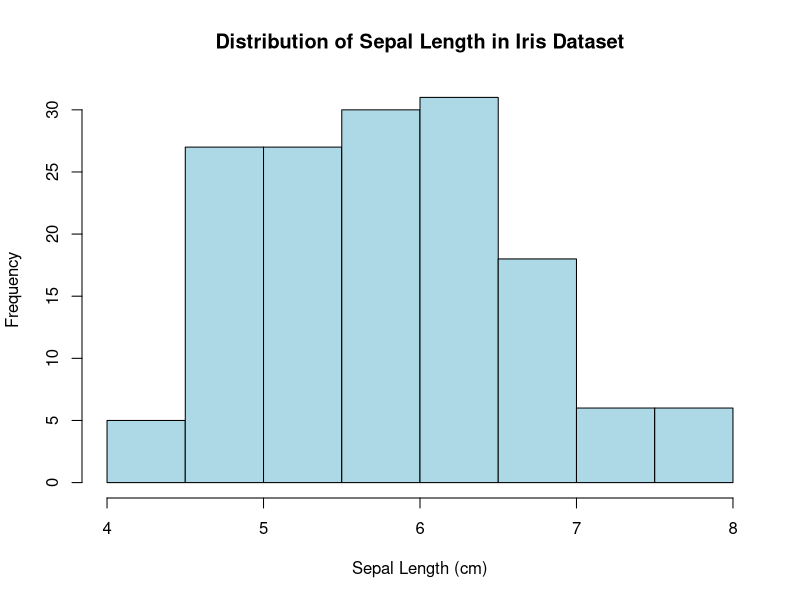
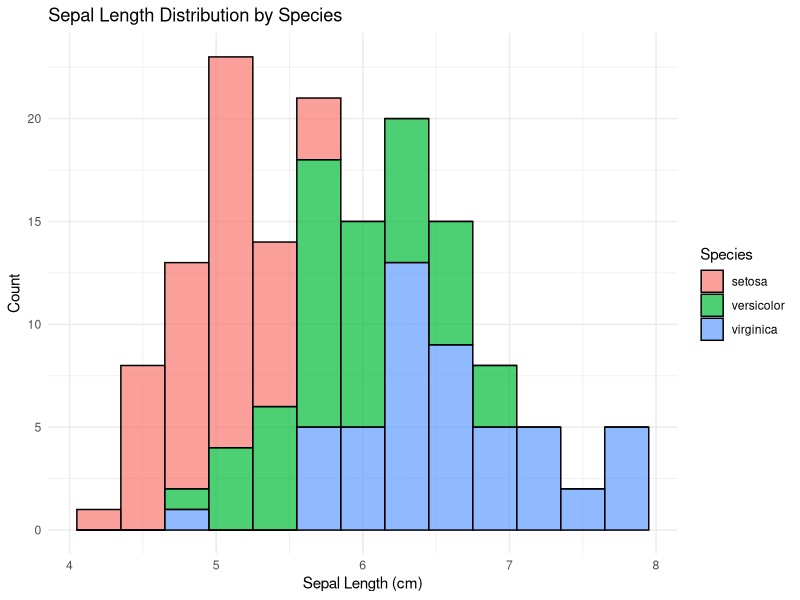
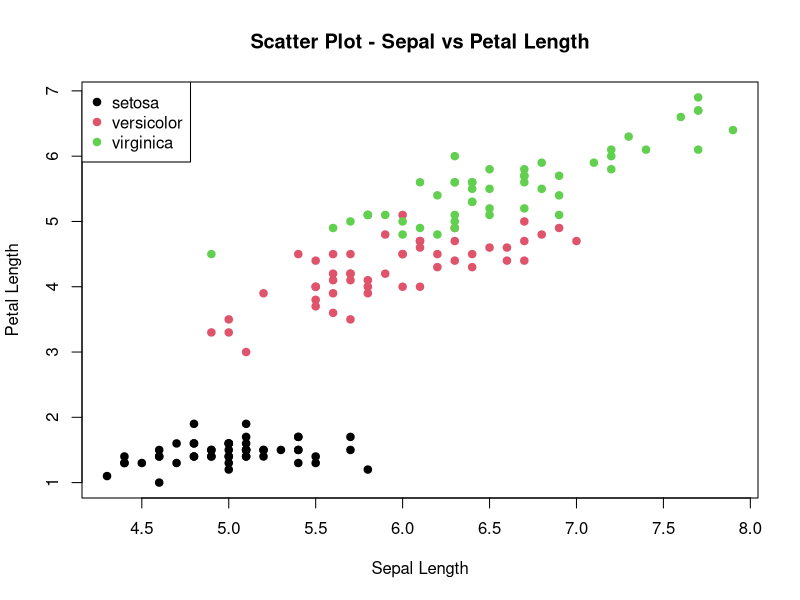
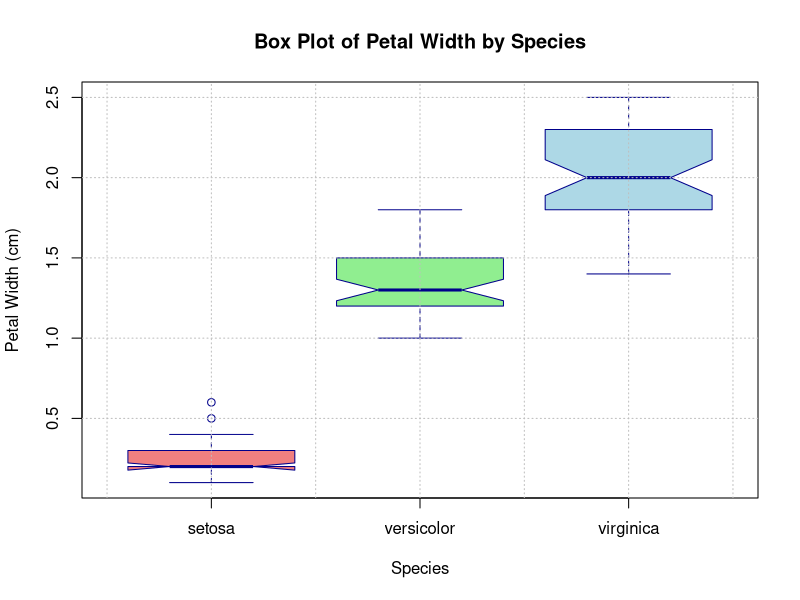
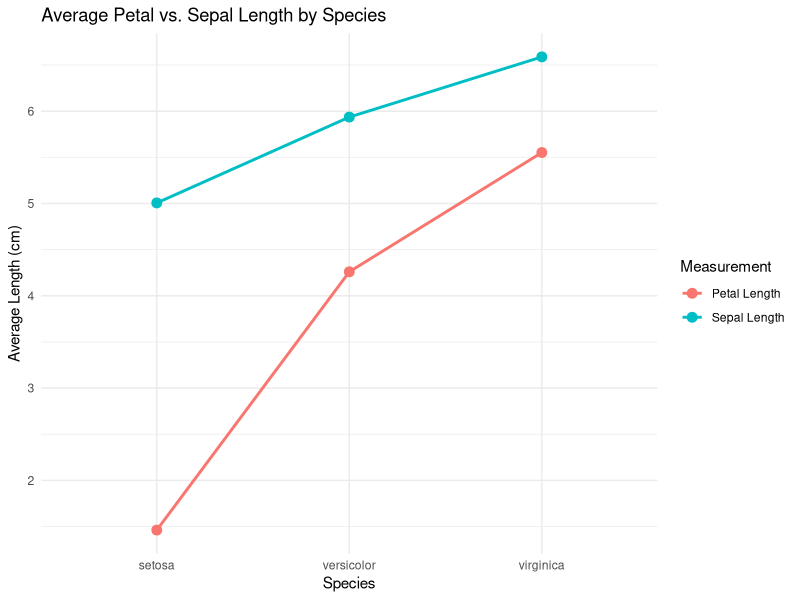
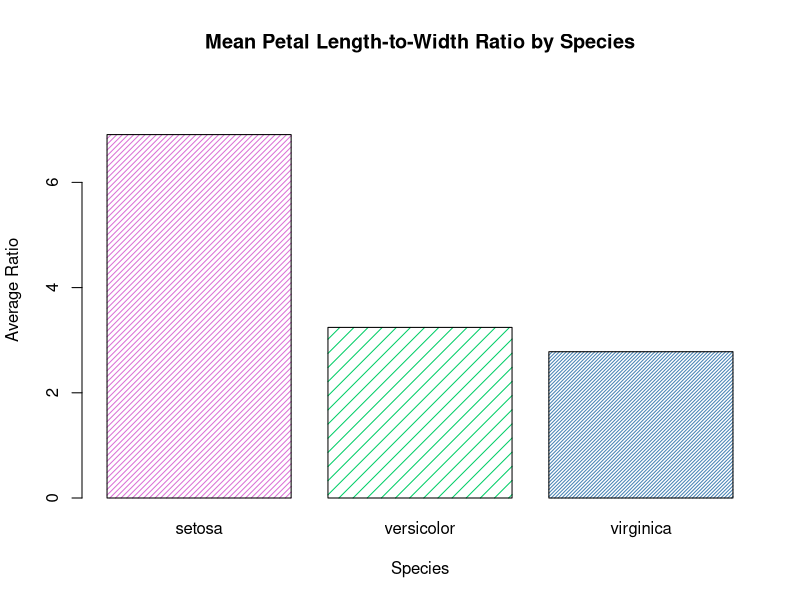
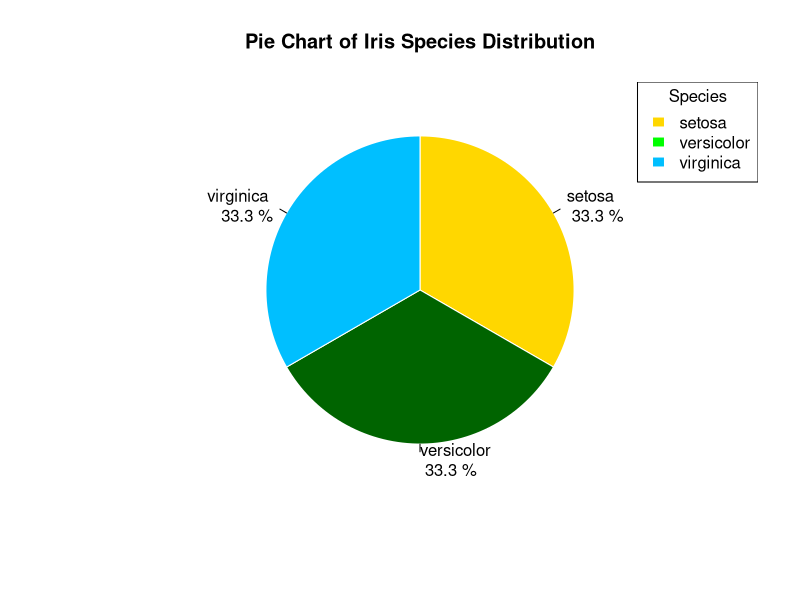
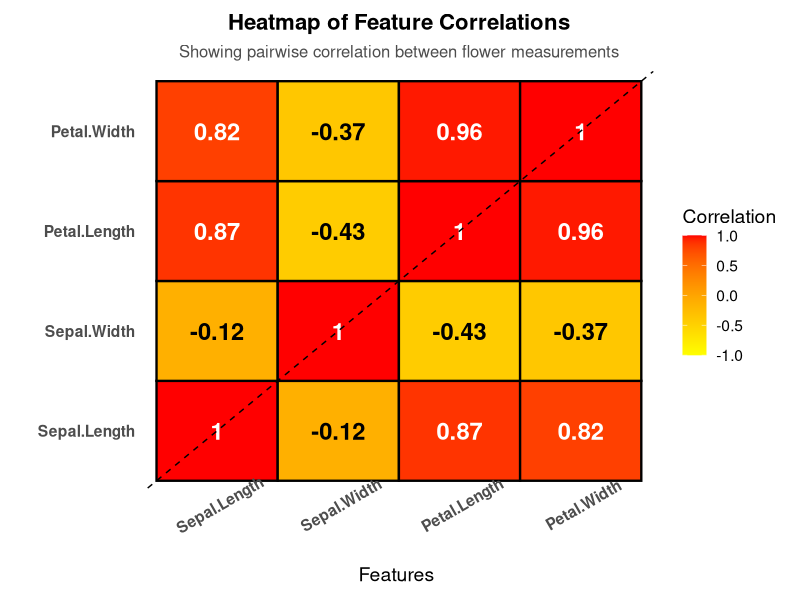

Here is the R script that generated these plots, in order:
# ====================================================================
# lab10_obsidian.R
# Collaborative R Visualization Project
# Dataset: iris 
# Team Members:
# Rudresh 2330
# Sangana Ibrampurkar 2310
# Sanika Hoble 2309
# Unnat Umerye 2303
# Shripad Chodankar 2317
# Rakshita Kubal 2319 
# Adhit Amonkar 2304
# ====================================================================
# Load dataset
data(iris)

# View structure
str(iris)

# 1. Histogram - Distribution of Sepal Length
# Histogram for Sepal.Length
hist(iris$Sepal.Length,
     main = "Distribution of Sepal Length in Iris Dataset",
     xlab = "Sepal Length (cm)",
     ylab = "Frequency",
     col = "lightblue",
     border = "black")

library(ggplot2)
ggplot(iris, aes(x = Sepal.Length, fill = Species)) +
  geom_histogram(binwidth = 0.3, color = "black", alpha = 0.7) +
  labs(title = "Sepal Length Distribution by Species",
       x = "Sepal Length (cm)",
       y = "Count") +
  theme_minimal()


# 2. Scatter Plot - Sepal vs Petal Length
plot(iris$Sepal.Length, iris$Petal.Length,
     main = "Scatter Plot - Sepal vs Petal Length",
     xlab = "Sepal Length",
     ylab = "Petal Length",
     col = iris$Species,
     pch = 19)
legend("topleft", legend = unique(iris$Species), col = 1:3, pch = 19)


# 3. Box Plot - Petal Width by Species
# Description:
# This box plot visualizes the distribution of Petal Width for each species in the iris dataset.
# It helps identify the spread, median, and any potential outliers.

# Display first few rows to understand structure
head(iris)

# Box Plot to compare Petal Width across Species
boxplot(Petal.Width ~ Species,
        data = iris,
        main = "Box Plot of Petal Width by Species",
        xlab = "Species",
        ylab = "Petal Width (cm)",
        col = c("lightcoral", "lightgreen", "lightblue"),
        border = "darkblue",
        notch = TRUE)  #Adds notches to show median confidence interval
# Add grid lines for better readability
grid(nx = NULL, ny = NULL, col = "grey", lty = "dotted")

# Explanation :
# 1. Each box represents the interquartile range (IOR) of Petal Width for a species.
# 2. The horizontal line inside each box is the median Petal Width.
# 3. The whiskers show variability outside the upper and lower quartiles.
# 4. Points outside the whiskers (if any) represent outliers.
# 5. From the plot, we observe:
#    - Iris-setosa has the smallest and least variable petal width.
#    - Iris-versicolor shows moderate spread.
#    - Iris-virginica has the largest petal width range. 


# 4. Line Plot - Comparing Average petal and sepal length of all 3 species
ggplot(iris, aes(x = Species, group = 1)) + 
  

  stat_summary(aes(y = Petal.Length, color = "Petal Length"),
               fun = mean, geom = "line", lwd = 1) +
  stat_summary(aes(y = Petal.Length, color = "Petal Length"),
               fun = mean, geom = "point", size = 3) +
  

  stat_summary(aes(y = Sepal.Length, color = "Sepal Length"),
               fun = mean, geom = "line", lwd = 1) +
  stat_summary(aes(y = Sepal.Length, color = "Sepal Length"),
               fun = mean, geom = "point", size = 3) +
  

  labs(title = "Average Petal vs. Sepal Length by Species",
       y = "Average Length (cm)",
       color = "Measurement") + 
  theme_minimal()



# 5. Bar Plot - Mean Ratio of Petal Length to Petal Width per Species
iris$Ratio <- iris$Petal.Length / iris$Petal.Width
avg_ratio <- aggregate(Ratio ~ Species, data = iris, FUN = mean)

barplot(avg_ratio$Ratio,
        names.arg = avg_ratio$Species,
        main = "Mean Petal Length-to-Width Ratio by Species",
        xlab = "Species",
        ylab = "Average Ratio",
        col = c("orchid", "springgreen3", "steelblue"),
        border = "black",
        density = c(25, 10, 40),
        ylim = c(0, max(avg_ratio$Ratio) + 1))


# 6. Pie Chart - Proportion of Each Species
species_count <- table(iris$Species)

# Create pie chart
pie(species_count,
    labels = paste(names(species_count), "\n", round(100 * species_count / sum(species_count), 1), "%"),
    main = "Pie Chart of Iris Species Distribution",
    col = c("gold", "darkgreen", "deepskyblue"),
    border = "white",
    clockwise = TRUE)

# Add legend
legend("topright",
       legend = names(species_count),
       fill = c("gold", "green", "deepskyblue"),
       border = "white",
       title = "Species")


# 7. Heat Map 
library(reshape2)

# Compute correlation matrix
cor_matrix <- cor(iris[, 1:4])

# Melt correlation matrix for ggplot2
melted_cor <- melt(cor_matrix)

# Create heatmap
ggplot(melted_cor, aes(x = Var1, y = Var2, fill = value)) +
  geom_tile(color = "black", linewidth = 0.8) +
  geom_text(aes(label = round(value, 2),
                color = abs(value) > 0.5), size = 6, fontface = "bold") +
  scale_color_manual(values = c("black", "white"), guide = "none") +
  
  # Kcolor scheme
  scale_fill_gradient2(low = "yellow", mid = "orange", high = "red",
                       midpoint = 0, limit = c(-1, 1),
                       name = "Correlation") +
  
  # symmetrical just for clarity for same features correlation is always 1 
  geom_abline(intercept = 0, slope = 1, color = "black", linetype = "dashed") +
  
  # Labeling
  labs(title = "Heatmap of Feature Correlations",
       subtitle = "Showing pairwise correlation between flower measurements",
       x = "Features ", y = "") +
  theme_minimal(base_size = 14) +
  theme(
    plot.title = element_text(face = "bold", hjust = 0.5, size = 16),
    plot.subtitle = element_text(hjust = 0.5, size = 12, color = "gray30"),
    axis.text.x = element_text(angle = 30, vjust = 1, hjust = 0.5, face = "bold"),
    axis.text.y = element_text(face = "bold"),
    panel.grid = element_blank(),
    plot.margin = margin(10, 10, 10, 10)
  )
